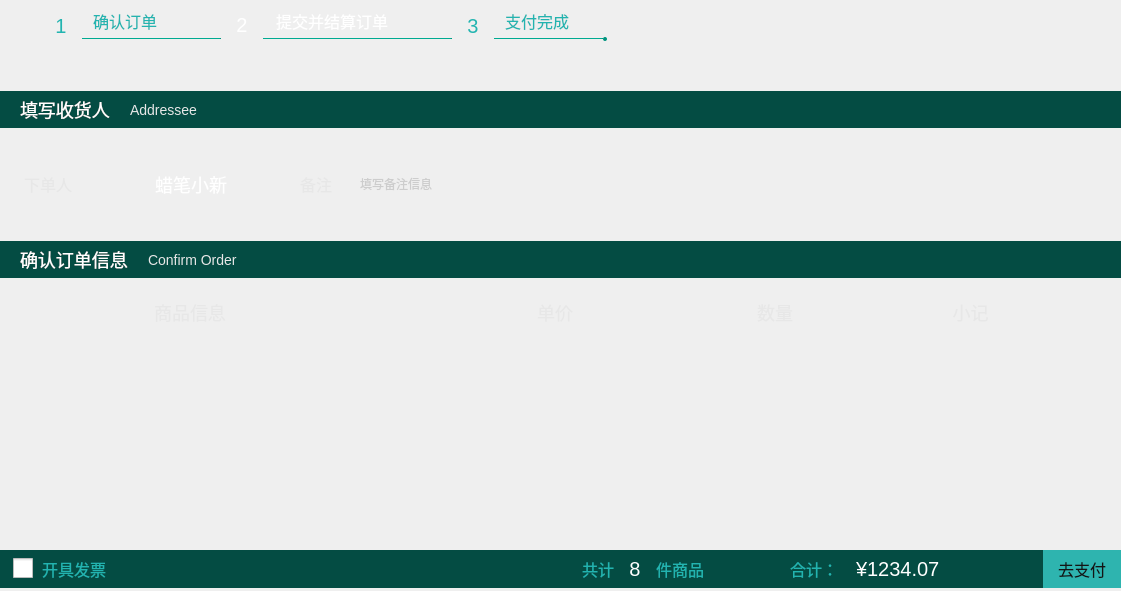
<?xml version="1.0" encoding="UTF-8"?>
<ui version="4.0">
 <class>pageOrderCommitWgt</class>
 <widget class="QWidget" name="pageOrderCommitWgt">
  <property name="geometry">
   <rect>
    <x>0</x>
    <y>0</y>
    <width>1121</width>
    <height>591</height>
   </rect>
  </property>
  <property name="windowTitle">
   <string>pageOrderCommitWgt</string>
  </property>
  <layout class="QVBoxLayout" name="verticalLayout">
   <property name="spacing">
    <number>0</number>
   </property>
   <property name="leftMargin">
    <number>0</number>
   </property>
   <property name="topMargin">
    <number>0</number>
   </property>
   <property name="rightMargin">
    <number>0</number>
   </property>
   <property name="bottomMargin">
    <number>0</number>
   </property>
   <item>
    <widget class="QWidget" name="wgt_top" native="true">
     <property name="minimumSize">
      <size>
       <width>0</width>
       <height>91</height>
      </size>
     </property>
     <property name="maximumSize">
      <size>
       <width>16777215</width>
       <height>91</height>
      </size>
     </property>
     <property name="styleSheet">
      <string notr="true"/>
     </property>
     <widget class="QLabel" name="label">
      <property name="geometry">
       <rect>
        <x>40</x>
        <y>0</y>
        <width>42</width>
        <height>51</height>
       </rect>
      </property>
      <property name="minimumSize">
       <size>
        <width>42</width>
        <height>51</height>
       </size>
      </property>
      <property name="maximumSize">
       <size>
        <width>42</width>
        <height>51</height>
       </size>
      </property>
      <property name="styleSheet">
       <string notr="true">border-image: url(:/masterDesktop/Resources/title_bg.png);
font-family:&quot;Simplified Arabic&quot;;
font-size:20px;
font-weight:400;
color:#22B4B0;
</string>
      </property>
      <property name="text">
       <string>1</string>
      </property>
      <property name="alignment">
       <set>Qt::AlignCenter</set>
      </property>
     </widget>
     <widget class="Line" name="line">
      <property name="geometry">
       <rect>
        <x>82</x>
        <y>38</y>
        <width>139</width>
        <height>1</height>
       </rect>
      </property>
      <property name="minimumSize">
       <size>
        <width>139</width>
        <height>1</height>
       </size>
      </property>
      <property name="maximumSize">
       <size>
        <width>139</width>
        <height>1</height>
       </size>
      </property>
      <property name="styleSheet">
       <string notr="true">background-color: #00947E;</string>
      </property>
      <property name="orientation">
       <enum>Qt::Horizontal</enum>
      </property>
     </widget>
     <widget class="QLabel" name="label_2">
      <property name="geometry">
       <rect>
        <x>221</x>
        <y>-1</y>
        <width>42</width>
        <height>51</height>
       </rect>
      </property>
      <property name="minimumSize">
       <size>
        <width>42</width>
        <height>51</height>
       </size>
      </property>
      <property name="maximumSize">
       <size>
        <width>42</width>
        <height>51</height>
       </size>
      </property>
      <property name="styleSheet">
       <string notr="true">border-image: url(:/masterDesktop/Resources/title_bg.png);
font-family:&quot;Simplified Arabic&quot;;
font-size:20px;
font-weight:400;
color:#FFFFFF;
</string>
      </property>
      <property name="text">
       <string>2</string>
      </property>
      <property name="alignment">
       <set>Qt::AlignCenter</set>
      </property>
     </widget>
     <widget class="Line" name="line_2">
      <property name="geometry">
       <rect>
        <x>263</x>
        <y>38</y>
        <width>189</width>
        <height>1</height>
       </rect>
      </property>
      <property name="minimumSize">
       <size>
        <width>189</width>
        <height>1</height>
       </size>
      </property>
      <property name="maximumSize">
       <size>
        <width>189</width>
        <height>1</height>
       </size>
      </property>
      <property name="styleSheet">
       <string notr="true">background-color: #00947E;</string>
      </property>
      <property name="orientation">
       <enum>Qt::Horizontal</enum>
      </property>
     </widget>
     <widget class="QLabel" name="label_3">
      <property name="geometry">
       <rect>
        <x>452</x>
        <y>0</y>
        <width>42</width>
        <height>51</height>
       </rect>
      </property>
      <property name="minimumSize">
       <size>
        <width>42</width>
        <height>51</height>
       </size>
      </property>
      <property name="maximumSize">
       <size>
        <width>42</width>
        <height>51</height>
       </size>
      </property>
      <property name="styleSheet">
       <string notr="true">border-image: url(:/masterDesktop/Resources/title_bg.png);
font-family:&quot;Simplified Arabic&quot;;
font-size:20px;
font-weight:400;
color:#22B4B0;
</string>
      </property>
      <property name="text">
       <string>3</string>
      </property>
      <property name="alignment">
       <set>Qt::AlignCenter</set>
      </property>
     </widget>
     <widget class="Line" name="line_3">
      <property name="geometry">
       <rect>
        <x>494</x>
        <y>38</y>
        <width>109</width>
        <height>1</height>
       </rect>
      </property>
      <property name="minimumSize">
       <size>
        <width>109</width>
        <height>1</height>
       </size>
      </property>
      <property name="maximumSize">
       <size>
        <width>109</width>
        <height>1</height>
       </size>
      </property>
      <property name="styleSheet">
       <string notr="true">background-color: #00947E;</string>
      </property>
      <property name="orientation">
       <enum>Qt::Horizontal</enum>
      </property>
     </widget>
     <widget class="QLabel" name="label_4">
      <property name="geometry">
       <rect>
        <x>603</x>
        <y>37</y>
        <width>4</width>
        <height>4</height>
       </rect>
      </property>
      <property name="minimumSize">
       <size>
        <width>4</width>
        <height>4</height>
       </size>
      </property>
      <property name="maximumSize">
       <size>
        <width>4</width>
        <height>4</height>
       </size>
      </property>
      <property name="styleSheet">
       <string notr="true">background:#00947E;
border-radius:2px;</string>
      </property>
      <property name="text">
       <string/>
      </property>
     </widget>
     <widget class="QLabel" name="label_5">
      <property name="geometry">
       <rect>
        <x>93</x>
        <y>11</y>
        <width>121</width>
        <height>20</height>
       </rect>
      </property>
      <property name="styleSheet">
       <string notr="true">font-family:&quot;微软雅黑&quot;;
font-size:16px;
color:#22B4B0;</string>
      </property>
      <property name="text">
       <string>确认订单</string>
      </property>
     </widget>
     <widget class="QLabel" name="label_6">
      <property name="geometry">
       <rect>
        <x>276</x>
        <y>11</y>
        <width>171</width>
        <height>20</height>
       </rect>
      </property>
      <property name="styleSheet">
       <string notr="true">font-family:&quot;微软雅黑&quot;;
font-size:16px;
color:#FFFFFF;</string>
      </property>
      <property name="text">
       <string>提交并结算订单</string>
      </property>
     </widget>
     <widget class="QLabel" name="label_7">
      <property name="geometry">
       <rect>
        <x>505</x>
        <y>11</y>
        <width>101</width>
        <height>20</height>
       </rect>
      </property>
      <property name="styleSheet">
       <string notr="true">font-family:&quot;微软雅黑&quot;;
font-size:16px;
color:#22B4B0;</string>
      </property>
      <property name="text">
       <string>支付完成</string>
      </property>
     </widget>
    </widget>
   </item>
   <item>
    <widget class="QWidget" name="wgt_title1" native="true">
     <property name="minimumSize">
      <size>
       <width>0</width>
       <height>37</height>
      </size>
     </property>
     <property name="maximumSize">
      <size>
       <width>16777215</width>
       <height>37</height>
      </size>
     </property>
     <property name="styleSheet">
      <string notr="true">#wgt_title1{
background:#044C43;
}</string>
     </property>
     <layout class="QHBoxLayout" name="horizontalLayout">
      <property name="spacing">
       <number>20</number>
      </property>
      <property name="leftMargin">
       <number>20</number>
      </property>
      <property name="topMargin">
       <number>0</number>
      </property>
      <property name="bottomMargin">
       <number>0</number>
      </property>
      <item>
       <widget class="QLabel" name="label_8">
        <property name="styleSheet">
         <string notr="true">font-family:&quot;微软雅黑&quot;;
font-size:18px;
color:#FFFFFF;</string>
        </property>
        <property name="text">
         <string>填写收货人</string>
        </property>
       </widget>
      </item>
      <item>
       <widget class="QLabel" name="label_9">
        <property name="styleSheet">
         <string notr="true">font-family:&quot;微软雅黑&quot;;
font-size:14px;
color:#E7E7E7;</string>
        </property>
        <property name="text">
         <string>Addressee</string>
        </property>
       </widget>
      </item>
      <item>
       <spacer name="horizontalSpacer">
        <property name="orientation">
         <enum>Qt::Horizontal</enum>
        </property>
        <property name="sizeHint" stdset="0">
         <size>
          <width>890</width>
          <height>20</height>
         </size>
        </property>
       </spacer>
      </item>
     </layout>
    </widget>
   </item>
   <item>
    <widget class="QWidget" name="wgt_content" native="true">
     <property name="minimumSize">
      <size>
       <width>0</width>
       <height>113</height>
      </size>
     </property>
     <property name="maximumSize">
      <size>
       <width>16777215</width>
       <height>113</height>
      </size>
     </property>
     <layout class="QHBoxLayout" name="horizontalLayout_2">
      <property name="spacing">
       <number>19</number>
      </property>
      <property name="leftMargin">
       <number>0</number>
      </property>
      <property name="topMargin">
       <number>0</number>
      </property>
      <property name="rightMargin">
       <number>0</number>
      </property>
      <property name="bottomMargin">
       <number>0</number>
      </property>
      <item>
       <widget class="superWidget" name="widget" native="true">
        <property name="minimumSize">
         <size>
          <width>260</width>
          <height>66</height>
         </size>
        </property>
        <property name="maximumSize">
         <size>
          <width>260</width>
          <height>66</height>
         </size>
        </property>
        <property name="styleSheet">
         <string notr="true"/>
        </property>
        <layout class="QHBoxLayout" name="horizontalLayout_3">
         <property name="leftMargin">
          <number>24</number>
         </property>
         <property name="rightMargin">
          <number>33</number>
         </property>
         <item>
          <widget class="QLabel" name="label_10">
           <property name="styleSheet">
            <string notr="true">font-family:&quot;微软雅黑&quot;;
font-size:16px;
color:#E7E7E7;</string>
           </property>
           <property name="text">
            <string>下单人</string>
           </property>
          </widget>
         </item>
         <item>
          <widget class="QLabel" name="lbl_order_name">
           <property name="styleSheet">
            <string notr="true">font-family:&quot;微软雅黑&quot;;
font-size:18px;
color:#FFFFFF;</string>
           </property>
           <property name="text">
            <string>蜡笔小新</string>
           </property>
           <property name="alignment">
            <set>Qt::AlignRight|Qt::AlignTrailing|Qt::AlignVCenter</set>
           </property>
          </widget>
         </item>
        </layout>
       </widget>
      </item>
      <item>
       <widget class="superWidget" name="widget_2" native="true">
        <property name="minimumSize">
         <size>
          <width>827</width>
          <height>66</height>
         </size>
        </property>
        <property name="maximumSize">
         <size>
          <width>16777215</width>
          <height>66</height>
         </size>
        </property>
        <layout class="QHBoxLayout" name="horizontalLayout_4">
         <property name="spacing">
          <number>26</number>
         </property>
         <property name="leftMargin">
          <number>21</number>
         </property>
         <item>
          <widget class="QLabel" name="label_11">
           <property name="styleSheet">
            <string notr="true">font-family:&quot;微软雅黑&quot;;
font-size:16px;
color:#E7E7E7;</string>
           </property>
           <property name="text">
            <string>备注</string>
           </property>
          </widget>
         </item>
         <item>
          <widget class="QLineEdit" name="lEd_remark">
           <property name="minimumSize">
            <size>
             <width>0</width>
             <height>31</height>
            </size>
           </property>
           <property name="maximumSize">
            <size>
             <width>16777215</width>
             <height>31</height>
            </size>
           </property>
           <property name="styleSheet">
            <string notr="true">font-family:&quot;微软雅黑&quot;;
font-size:12px;
color:#ACACAC;
border:none;
background:transparent;</string>
           </property>
           <property name="placeholderText">
            <string>填写备注信息</string>
           </property>
          </widget>
         </item>
        </layout>
       </widget>
      </item>
     </layout>
    </widget>
   </item>
   <item>
    <widget class="QWidget" name="wgt_title2" native="true">
     <property name="minimumSize">
      <size>
       <width>0</width>
       <height>37</height>
      </size>
     </property>
     <property name="maximumSize">
      <size>
       <width>16777215</width>
       <height>37</height>
      </size>
     </property>
     <property name="styleSheet">
      <string notr="true">#wgt_title2{
background:#044C43;
}</string>
     </property>
     <layout class="QHBoxLayout" name="horizontalLayout_5">
      <property name="spacing">
       <number>20</number>
      </property>
      <property name="leftMargin">
       <number>20</number>
      </property>
      <property name="topMargin">
       <number>0</number>
      </property>
      <property name="bottomMargin">
       <number>0</number>
      </property>
      <item>
       <widget class="QLabel" name="label_12">
        <property name="styleSheet">
         <string notr="true">font-family:&quot;微软雅黑&quot;;
font-size:18px;
color:#FFFFFF;</string>
        </property>
        <property name="text">
         <string>确认订单信息</string>
        </property>
       </widget>
      </item>
      <item>
       <widget class="QLabel" name="label_13">
        <property name="styleSheet">
         <string notr="true">font-family:&quot;微软雅黑&quot;;
font-size:14px;
color:#E7E7E7;</string>
        </property>
        <property name="text">
         <string>Confirm Order</string>
        </property>
       </widget>
      </item>
      <item>
       <spacer name="horizontalSpacer_2">
        <property name="orientation">
         <enum>Qt::Horizontal</enum>
        </property>
        <property name="sizeHint" stdset="0">
         <size>
          <width>845</width>
          <height>20</height>
         </size>
        </property>
       </spacer>
      </item>
     </layout>
    </widget>
   </item>
   <item>
    <widget class="QWidget" name="wgt_title3" native="true">
     <property name="minimumSize">
      <size>
       <width>0</width>
       <height>68</height>
      </size>
     </property>
     <property name="maximumSize">
      <size>
       <width>16777215</width>
       <height>68</height>
      </size>
     </property>
     <layout class="QHBoxLayout" name="horizontalLayout_7">
      <property name="spacing">
       <number>0</number>
      </property>
      <property name="leftMargin">
       <number>0</number>
      </property>
      <property name="topMargin">
       <number>0</number>
      </property>
      <property name="rightMargin">
       <number>0</number>
      </property>
      <property name="bottomMargin">
       <number>0</number>
      </property>
      <item>
       <widget class="QLabel" name="label_15">
        <property name="minimumSize">
         <size>
          <width>380</width>
          <height>0</height>
         </size>
        </property>
        <property name="maximumSize">
         <size>
          <width>380</width>
          <height>16777215</height>
         </size>
        </property>
        <property name="styleSheet">
         <string notr="true">font-family:&quot;微软雅黑&quot;;
font-size:18px;
color:#E7E7E7;</string>
        </property>
        <property name="text">
         <string>商品信息</string>
        </property>
        <property name="alignment">
         <set>Qt::AlignCenter</set>
        </property>
       </widget>
      </item>
      <item>
       <widget class="QLabel" name="label_18">
        <property name="minimumSize">
         <size>
          <width>350</width>
          <height>0</height>
         </size>
        </property>
        <property name="maximumSize">
         <size>
          <width>350</width>
          <height>16777215</height>
         </size>
        </property>
        <property name="styleSheet">
         <string notr="true">font-family:&quot;微软雅黑&quot;;
font-size:18px;
color:#E7E7E7;</string>
        </property>
        <property name="text">
         <string>单价</string>
        </property>
        <property name="alignment">
         <set>Qt::AlignCenter</set>
        </property>
       </widget>
      </item>
      <item>
       <widget class="QLabel" name="label_19">
        <property name="minimumSize">
         <size>
          <width>90</width>
          <height>0</height>
         </size>
        </property>
        <property name="maximumSize">
         <size>
          <width>90</width>
          <height>16777215</height>
         </size>
        </property>
        <property name="styleSheet">
         <string notr="true">font-family:&quot;微软雅黑&quot;;
font-size:18px;
color:#E7E7E7;</string>
        </property>
        <property name="text">
         <string>数量</string>
        </property>
        <property name="alignment">
         <set>Qt::AlignCenter</set>
        </property>
       </widget>
      </item>
      <item>
       <widget class="QLabel" name="label_20">
        <property name="styleSheet">
         <string notr="true">font-family:&quot;微软雅黑&quot;;
font-size:18px;
color:#E7E7E7;</string>
        </property>
        <property name="text">
         <string>小记</string>
        </property>
        <property name="alignment">
         <set>Qt::AlignCenter</set>
        </property>
       </widget>
      </item>
     </layout>
    </widget>
   </item>
   <item>
    <widget class="QListWidget" name="listWidget">
     <property name="minimumSize">
      <size>
       <width>0</width>
       <height>204</height>
      </size>
     </property>
     <property name="maximumSize">
      <size>
       <width>16777215</width>
       <height>204</height>
      </size>
     </property>
     <property name="styleSheet">
      <string notr="true">#listWidget{
border:none;
background:transparent;
outline:1px;
}
QListView::item:selected, QListView::item:hover{
background:transparent;
}</string>
     </property>
     <property name="horizontalScrollBarPolicy">
      <enum>Qt::ScrollBarAlwaysOff</enum>
     </property>
    </widget>
   </item>
   <item>
    <widget class="QWidget" name="wgt_bottom" native="true">
     <property name="minimumSize">
      <size>
       <width>0</width>
       <height>38</height>
      </size>
     </property>
     <property name="maximumSize">
      <size>
       <width>16777215</width>
       <height>38</height>
      </size>
     </property>
     <property name="styleSheet">
      <string notr="true">#wgt_bottom{
background:#044C43;
}</string>
     </property>
     <layout class="QHBoxLayout" name="horizontalLayout_6">
      <property name="spacing">
       <number>0</number>
      </property>
      <property name="leftMargin">
       <number>13</number>
      </property>
      <property name="topMargin">
       <number>0</number>
      </property>
      <property name="rightMargin">
       <number>0</number>
      </property>
      <property name="bottomMargin">
       <number>0</number>
      </property>
      <item>
       <widget class="QCheckBox" name="chb_bill">
        <property name="styleSheet">
         <string notr="true">QCheckBox{
spacing:9px;
font-family:&quot;微软雅黑&quot;;
font-size:16px;
color:#22B4B0;
}
QCheckBox::indicator{
width:20px;
height:20px;
}
QCheckBox::indicator:checked{
border-image: url(:/masterDesktop/Resources/choice—selected.png);
}
QCheckBox::indicator:unchecked{
border-image: url(:/masterDesktop/Resources/choice.png);
}</string>
        </property>
        <property name="text">
         <string>开具发票</string>
        </property>
       </widget>
      </item>
      <item>
       <spacer name="horizontalSpacer_3">
        <property name="orientation">
         <enum>Qt::Horizontal</enum>
        </property>
        <property name="sizeHint" stdset="0">
         <size>
          <width>40</width>
          <height>20</height>
         </size>
        </property>
       </spacer>
      </item>
      <item>
       <widget class="QLabel" name="label_14">
        <property name="styleSheet">
         <string notr="true">font-family:&quot;微软雅黑&quot;;
font-size:16px;
color:#22B4B0;</string>
        </property>
        <property name="text">
         <string>共计</string>
        </property>
       </widget>
      </item>
      <item>
       <widget class="QLabel" name="lbl_num_goods">
        <property name="minimumSize">
         <size>
          <width>42</width>
          <height>0</height>
         </size>
        </property>
        <property name="maximumSize">
         <size>
          <width>42</width>
          <height>16777215</height>
         </size>
        </property>
        <property name="styleSheet">
         <string notr="true">font-family:&quot;微软雅黑&quot;;
font-size:20px;
color:#FEFEFE;</string>
        </property>
        <property name="text">
         <string>8</string>
        </property>
        <property name="alignment">
         <set>Qt::AlignCenter</set>
        </property>
       </widget>
      </item>
      <item>
       <widget class="QLabel" name="label_16">
        <property name="styleSheet">
         <string notr="true">font-family:&quot;微软雅黑&quot;;
font-size:16px;
color:#22B4B0;</string>
        </property>
        <property name="text">
         <string>件商品</string>
        </property>
       </widget>
      </item>
      <item>
       <spacer name="horizontalSpacer_4">
        <property name="orientation">
         <enum>Qt::Horizontal</enum>
        </property>
        <property name="sizeType">
         <enum>QSizePolicy::Fixed</enum>
        </property>
        <property name="sizeHint" stdset="0">
         <size>
          <width>86</width>
          <height>20</height>
         </size>
        </property>
       </spacer>
      </item>
      <item>
       <widget class="QLabel" name="label_17">
        <property name="styleSheet">
         <string notr="true">font-family:&quot;微软雅黑&quot;;
font-size:16px;
color:#22B4B0;</string>
        </property>
        <property name="text">
         <string>合计：</string>
        </property>
       </widget>
      </item>
      <item>
       <spacer name="horizontalSpacer_5">
        <property name="orientation">
         <enum>Qt::Horizontal</enum>
        </property>
        <property name="sizeType">
         <enum>QSizePolicy::Fixed</enum>
        </property>
        <property name="sizeHint" stdset="0">
         <size>
          <width>18</width>
          <height>20</height>
         </size>
        </property>
       </spacer>
      </item>
      <item>
       <widget class="QLabel" name="lbl_sum_goods">
        <property name="minimumSize">
         <size>
          <width>187</width>
          <height>0</height>
         </size>
        </property>
        <property name="maximumSize">
         <size>
          <width>187</width>
          <height>16777215</height>
         </size>
        </property>
        <property name="styleSheet">
         <string notr="true">font-family:&quot;微软雅黑&quot;;
font-size:20px;
color:#FFFFFF;</string>
        </property>
        <property name="text">
         <string>¥1234.07</string>
        </property>
       </widget>
      </item>
      <item>
       <widget class="QPushButton" name="btn_pay">
        <property name="minimumSize">
         <size>
          <width>78</width>
          <height>38</height>
         </size>
        </property>
        <property name="maximumSize">
         <size>
          <width>78</width>
          <height>38</height>
         </size>
        </property>
        <property name="styleSheet">
         <string notr="true">QPushButton{
font-family:&quot;微软雅黑&quot;;
font-size:16px;
color:#141414;
background:#2EB4AF;
border:none;
}
QPushButton:pressed{
margin:1px;
}</string>
        </property>
        <property name="text">
         <string>去支付</string>
        </property>
       </widget>
      </item>
     </layout>
    </widget>
   </item>
   <item>
    <spacer name="verticalSpacer">
     <property name="orientation">
      <enum>Qt::Vertical</enum>
     </property>
     <property name="sizeHint" stdset="0">
      <size>
       <width>20</width>
       <height>40</height>
      </size>
     </property>
    </spacer>
   </item>
  </layout>
 </widget>
 <layoutdefault spacing="6" margin="11"/>
 <customwidgets>
  <customwidget>
   <class>superWidget</class>
   <extends>QWidget</extends>
   <header>superWidget.h</header>
   <container>1</container>
  </customwidget>
 </customwidgets>
 <resources>
  <include location="masterDesktop.qrc"/>
 </resources>
 <connections/>
</ui>
